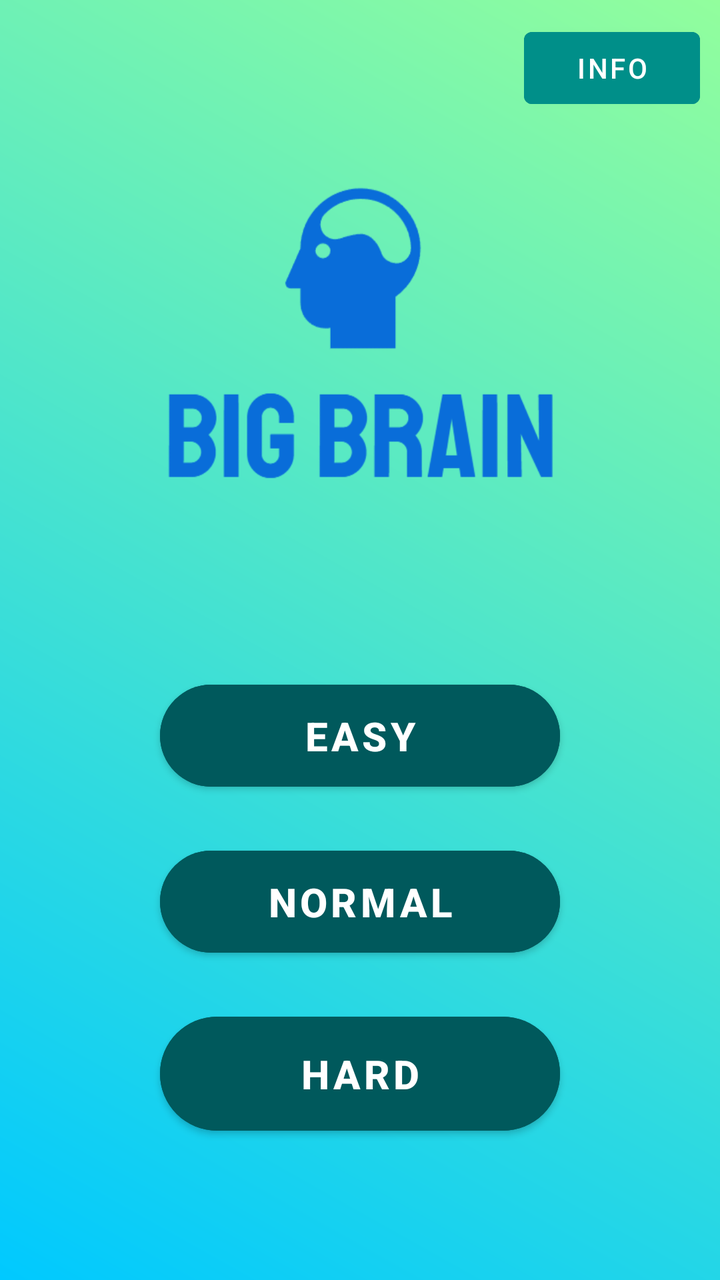
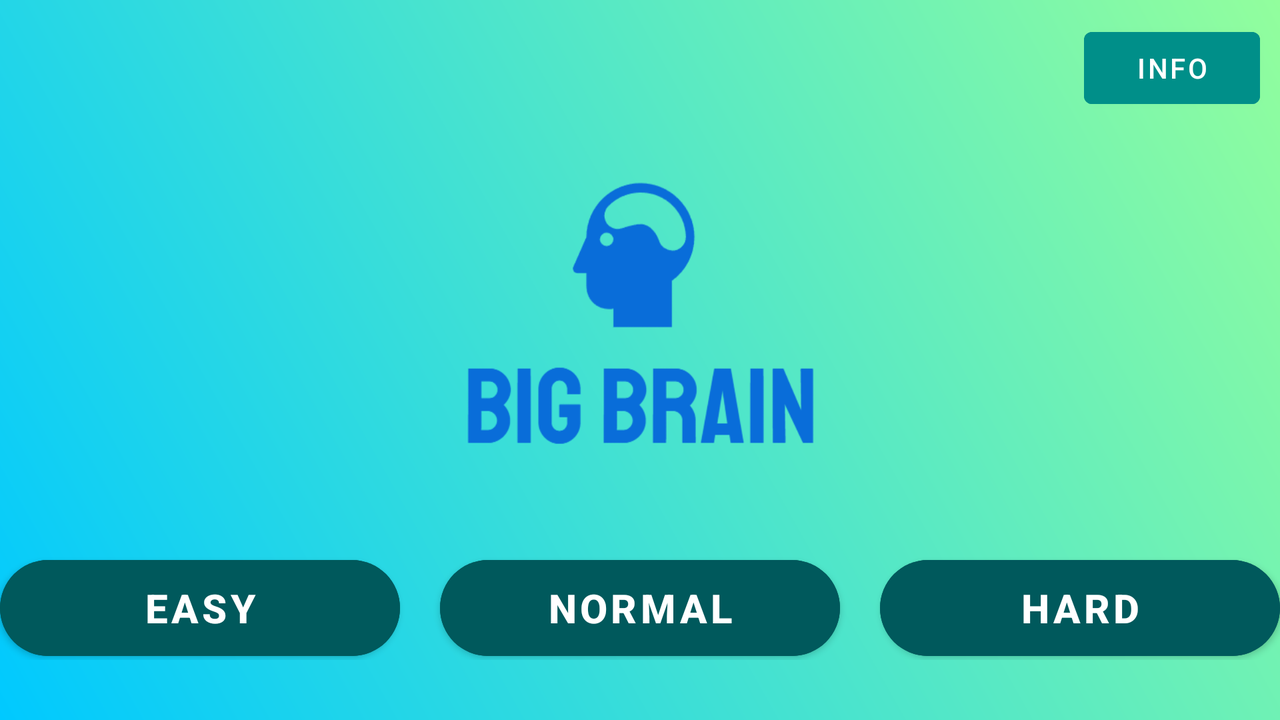

Compare how this app lays out the same screen by default and in its alternative resource folder. The renders come first, then the two layout files and the values they reference.
<!-- AndroidManifest.xml: application theme SplashTheme -->
<!-- res/layout/activity_main.xml -->
<?xml version="1.0" encoding="utf-8"?>
<LinearLayout xmlns:android="http://schemas.android.com/apk/res/android"
    xmlns:app="http://schemas.android.com/apk/res-auto"
    xmlns:tools="http://schemas.android.com/tools"
    android:layout_width="match_parent"
    android:layout_height="match_parent"

    android:background="@drawable/gradient"
    android:orientation="vertical"
    tools:context=".MainActivity">



    <LinearLayout
        android:layout_width="match_parent"
        android:layout_height="wrap_content"
        android:orientation="horizontal"
        android:gravity="end">

        <Button
            android:id="@+id/info"
            android:layout_width="wrap_content"
            android:layout_height="wrap_content"
            android:backgroundTint="@color/primary_lg"
            android:text="INFO"
            android:layout_margin="10dp"
            android:drawableEnd="@drawable/ic_baseline_info_24"/>

    </LinearLayout>

    <LinearLayout
        android:layout_width="match_parent"
        android:layout_height="wrap_content"
        android:orientation="vertical">


        <ImageView
            android:id="@+id/imageView2"
            android:layout_width="wrap_content"
            android:layout_height="200dp"
            app:srcCompat="@drawable/logo" />

    </LinearLayout>

    <LinearLayout
        android:layout_width="match_parent"
        android:layout_height="match_parent"
        android:orientation="vertical">

        <LinearLayout
            android:layout_width="match_parent"
            android:layout_height="match_parent"
            android:elevation="25dp"
            android:gravity="center"
            android:orientation="vertical"
            android:paddingVertical="50dp">


            <Button
                android:id="@+id/btn_facil"
                android:layout_width="200dp"
                android:layout_height="wrap_content"
                android:layout_marginVertical="10dp"
                android:backgroundTint="@color/primary"
                android:paddingVertical="12dp"
                android:text="EASY"
                android:textColor="@color/white"
                android:textSize="20sp"
                android:textStyle="bold"
                app:cornerRadius="50dp" />

            <Button
                android:id="@+id/btn_normal"
                android:layout_width="200dp"
                android:layout_height="wrap_content"
                android:layout_marginVertical="10dp"
                android:backgroundTint="@color/primary"
                android:paddingVertical="12dp"
                android:text="Normal"
                android:textColor="@color/white"
                android:textSize="20sp"
                android:textStyle="bold"
                app:cornerRadius="50dp" />

            <Button
                android:id="@+id/btn_dificil"
                android:layout_width="200dp"
                android:layout_height="wrap_content"
                android:layout_marginVertical="10dp"
                android:backgroundTint="@color/primary"
                android:paddingVertical="15dp"
                android:text="HARD"
                android:textColor="@color/white"
                android:textIsSelectable="false"
                android:textSize="20sp"
                android:textStyle="bold"
                app:cornerRadius="50dp" />

        </LinearLayout>

    </LinearLayout>


</LinearLayout>
<!-- resources referenced by this layout -->
<resources>
  <color name="primary">#00595C</color>
  <color name="primary_lg">#008F89</color>
  <color name="white">#FFFFFFFF</color>
  <!-- drawable gradient (drawable) -->
  <?xml version="1.0" encoding="utf-8"?>
  <shape xmlns:android="http://schemas.android.com/apk/res/android"
      android:shape="rectangle">
      <gradient
          android:startColor="@color/bk_gradient_blue"
          android:endColor="@color/bk_gradient_green"
          android:angle="45"/>
  </shape>
  <!-- drawable logo: png bitmap (drawable, 21519 bytes) -->
  <style name="SplashTheme" parent="Theme.MaterialComponents.Light.NoActionBar">
          <item name="android:windowBackground">@drawable/splash_screen</item>
      </style>
  <color name="bk_gradient_blue">#00C9FF</color>
  <color name="bk_gradient_green">#92FE9D</color>
  <!-- drawable splash_screen (drawable) -->
  <?xml version="1.0" encoding="utf-8"?>
  <layer-list xmlns:android="http://schemas.android.com/apk/res/android">
      <item android:drawable="@color/white" />
      
      <item>
          <bitmap android:gravity="center" android:src="@drawable/logo_slogan" />
          
      </item>
  </layer-list>
  <!-- drawable logo_slogan: png bitmap (drawable, 25250 bytes) -->
</resources>
<!-- res/layout-land/activity_main.xml (the repository's variant of the layout above) -->
<!-- drawn on the phone turned sideways -->
<?xml version="1.0" encoding="utf-8"?>
<LinearLayout xmlns:android="http://schemas.android.com/apk/res/android"
    xmlns:app="http://schemas.android.com/apk/res-auto"
    xmlns:tools="http://schemas.android.com/tools"
    android:layout_width="match_parent"
    android:layout_height="match_parent"

    android:background="@drawable/gradient"
    android:orientation="vertical"
    tools:context=".MainActivity">

    <LinearLayout
        android:layout_width="match_parent"
        android:layout_height="wrap_content"
        android:orientation="horizontal"
        android:gravity="end">

        <Button
            android:id="@+id/info"
            android:layout_width="wrap_content"
            android:layout_height="wrap_content"
            android:backgroundTint="@color/primary_lg"
            android:text="INFO"
            android:layout_margin="10dp"
            android:drawableEnd="@drawable/ic_baseline_info_24"/>

    </LinearLayout>

    <LinearLayout
        android:layout_width="match_parent"
        android:layout_height="wrap_content"
        android:orientation="vertical"

        android:gravity="center">


        <ImageView
            android:id="@+id/imageView2"
            android:layout_width="wrap_content"
            android:layout_height="180dp"
            app:srcCompat="@drawable/logo" />

    </LinearLayout>

    <LinearLayout
        android:layout_width="match_parent"
        android:layout_height="match_parent"
        android:orientation="vertical">

        <LinearLayout
            android:layout_width="match_parent"
            android:layout_height="wrap_content"
            android:gravity="center"
            android:orientation="horizontal"
            android:paddingVertical="30dp">


            <Button
                android:id="@+id/btn_facil"
                android:layout_width="200dp"
                android:layout_height="60dp"
                android:layout_marginHorizontal="10dp"
                android:backgroundTint="@color/primary"
                android:text="EASY"
                android:textColor="@color/white"
                android:textSize="20sp"
                android:textStyle="bold"
                app:cornerRadius="50dp" />

            <Button
                android:id="@+id/btn_normal"
                android:layout_width="200dp"
                android:layout_height="60dp"
                android:layout_marginHorizontal="10dp"
                android:backgroundTint="@color/primary"
                android:text="Normal"
                android:textColor="@color/white"
                app:cornerRadius="50dp"
                android:textSize="20sp"
                android:textStyle="bold" />

            <Button
                android:id="@+id/btn_dificil"
                android:layout_width="200dp"
                android:layout_height="60dp"
                android:layout_marginHorizontal="10dp"
                android:backgroundTint="@color/primary"
                android:text="HARD"
                android:textColor="@color/white"
                android:textIsSelectable="false"
                android:textSize="20sp"
                android:textStyle="bold"
                app:cornerRadius="50dp" />

        </LinearLayout>

    </LinearLayout>


</LinearLayout>
